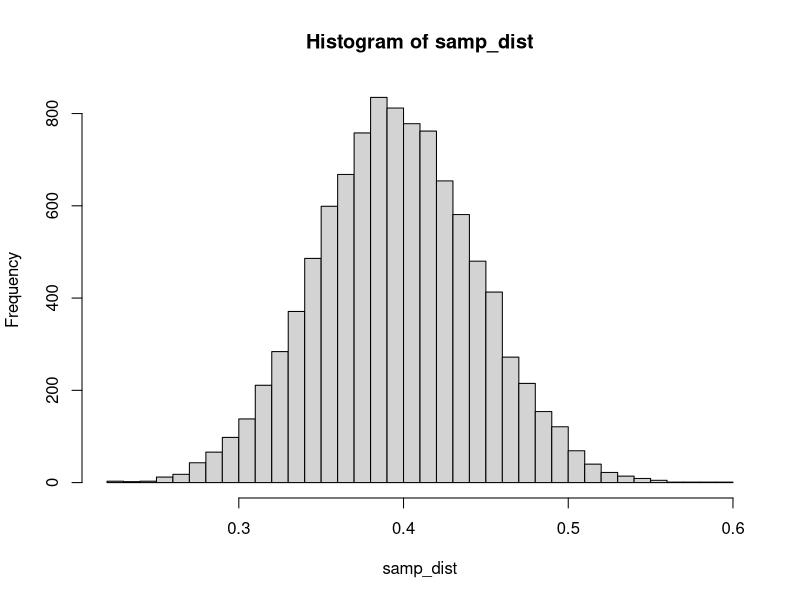
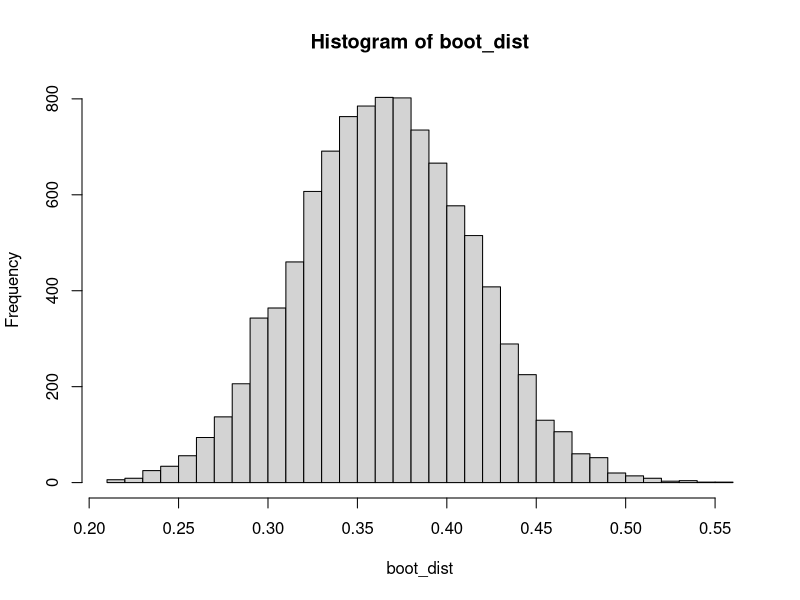

Write the R code that produced these figures, in order.
#Giả lập dữ liêu với 40000 giá trị "Nu" và 60000 giá trị "Nam" (Giả lập số lượng)
set.seed(100); 
pop <- c(rep('Nu', 40000), rep('Nam', 60000))

#Lấy mẫu với n = 100 phần từ tập pop
n <- 100; sample1 <- sample(pop, n)

#Tính tỷ lệ trên mẫu
p_hat <- sum(sample1 == 'Nu')/n; p_hat

#Lặp lại việc lấy mẫu 10000 rồi tính trung bình mỗi lần lấy rồi tính độ lệch chuuẩn vẽ biểu đồ hist
samp_dist <- replicate(10000, sum((sample(pop, n))=='Nu')/n)
sd(samp_dist); hist(samp_dist, breaks = 40)

#Tạo phân phối bootsrap rồi tính độ lệch chuuẩn vẽ biểu đồ hist
#replace=TRUE: Lấy có hoàn lại
boot_dist <- replicate(10000, sum((sample(sample1, n,replace=TRUE))=='Nu')/n)
sd(boot_dist); hist(boot_dist, breaks = 40)

#Xây dựng khoảng tin cậy 95%
anpha <- 1 - 0.95; quantile(boot_dist, c(anpha/2, 1-anpha/2))